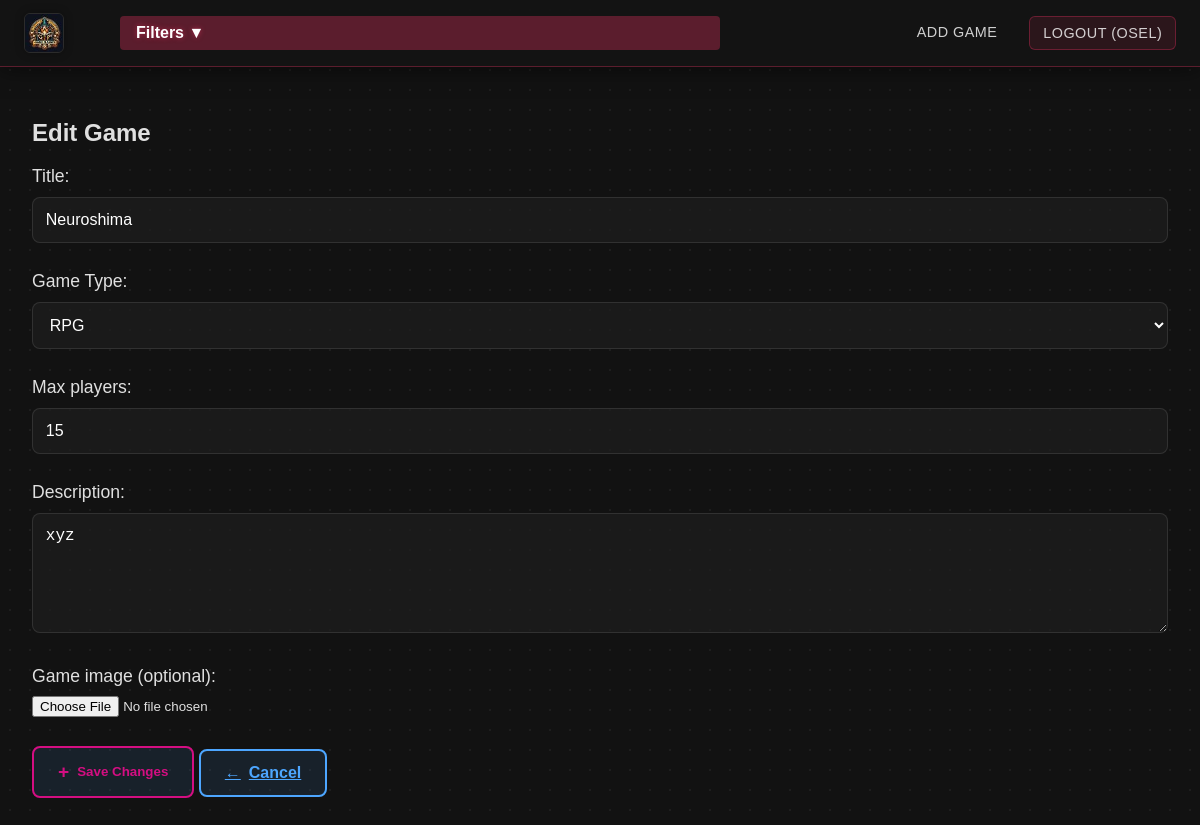
The app's page /edit/2 (signed in), older data.
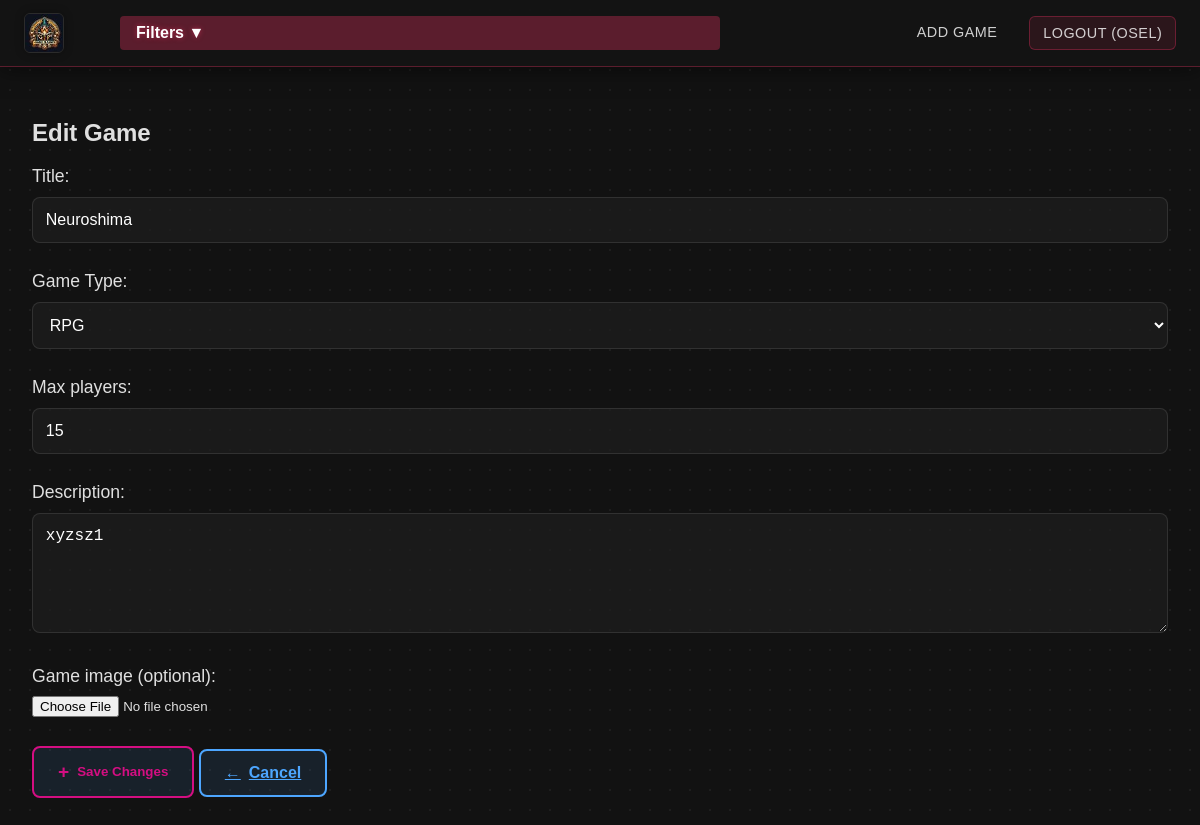
The same page, newer data.
### models.py (models this page shows, shortened)
class Game(db.Model):
    id = db.Column(db.Integer, primary_key=True)
    title = db.Column(db.String(100), nullable=False)
    max_players = db.Column(db.Integer, nullable=False)
    description = db.Column(db.Text)
    created_by = db.Column(db.Integer, db.ForeignKey('user.id'), nullable=False)
    created_by_user = db.relationship('User', backref='created_games', lazy=True)
    image_filename = db.Column(db.String(100), nullable=False, default='NoImage.jpg')
    game_type = db.Column(db.String(50), nullable=True)
    participants = db.relationship('UserGameParticipation', backref='participation', lazy=True) # Zmieniłem backref, aby uniknąć konfliktu

### app.py (the view, shortened to what this page needs)
@app.route('/edit/<int:game_id>', methods=['GET', 'POST'])
@login_required
def edit_game(game_id):
    game = Game.query.get_or_404(game_id)
    if game.created_by != current_user.id:
        abort(403)
    return render_template('edit_game.html', game=game)

### app.py (called while the page is built)
@login_manager.user_loader
def load_user(user_id):
    return User.query.get(int(user_id))

### templates/edit_game.html (shortened to what this page needs)
{% extends 'base.html' %}
{% block content %}
    <h2 class="page-title">Edit Game</h2>
    <form method="POST" enctype="multipart/form-data" class="game-form">
        <div class="form-group">
            <label for="title">Title:</label>
            <input type="text" id="title" name="title" class="form-control" required value="{{ game.title }}">
        </div>
        <div class="form-group">
            <label for="game_type">Game Type:</label>
            <select id="game_type" name="game_type" class="form-control" required>
                {% for option in ['Board Game', 'PC Game', 'RPG', 'Card Game', 'Co-op', 'Party Game'] %}
                    <option value="{{ option }}" {% if game.game_type == option %}selected{% endif %}>{{ option }}</option>
                {% endfor %}
            </select>
        </div>
        <div class="form-group">
            <label for="max_players">Max players:</label>
            <input type="number" id="max_players" name="max_players" class="form-control" required value="{{ game.max_players }}">
        </div>
        <div class="form-group">
            <label for="description">Description:</label>
            <textarea id="description" name="description" class="form-control">{{ game.description }}</textarea>
        </div>
        <div class="form-group">
            <label for="image">Game image (optional):</label>
            <input type="file" id="image" name="image" class="form-control-file" accept="image/*">
        </div>
        <button type="submit" class="btn-add-game">Save Changes</button>
        <a href="{{ url_for('home') }}" class="btn btn-back">
            <span class="btn-text">Cancel</span>
        </a>
    </form>
{% endblock %}

Row changes from the older to the newer data that the page shows:
changed Game "Neuroshima": description "xyz" → "xyzsz1"
